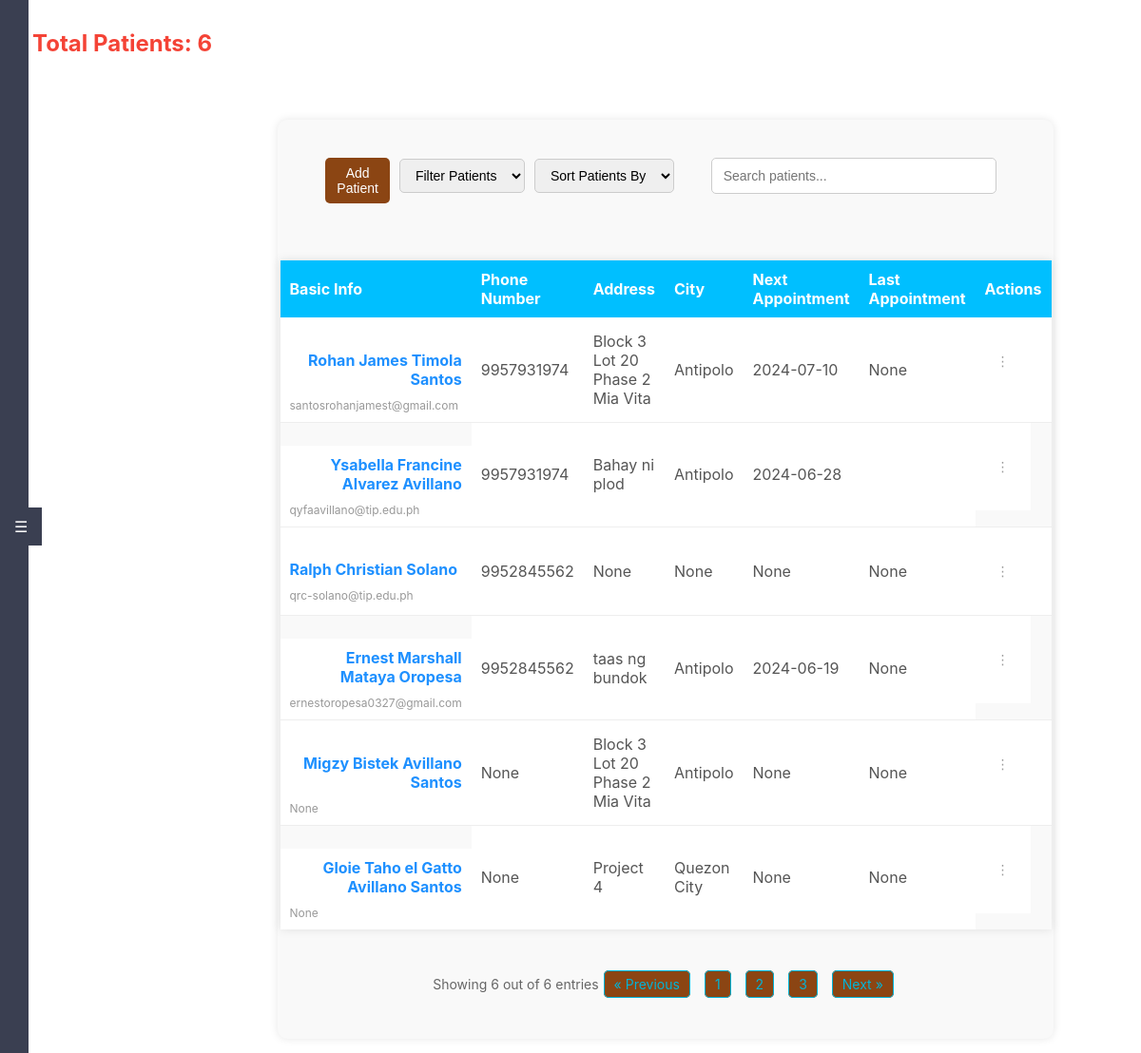
Before: /patients (signed in) with the older database file.
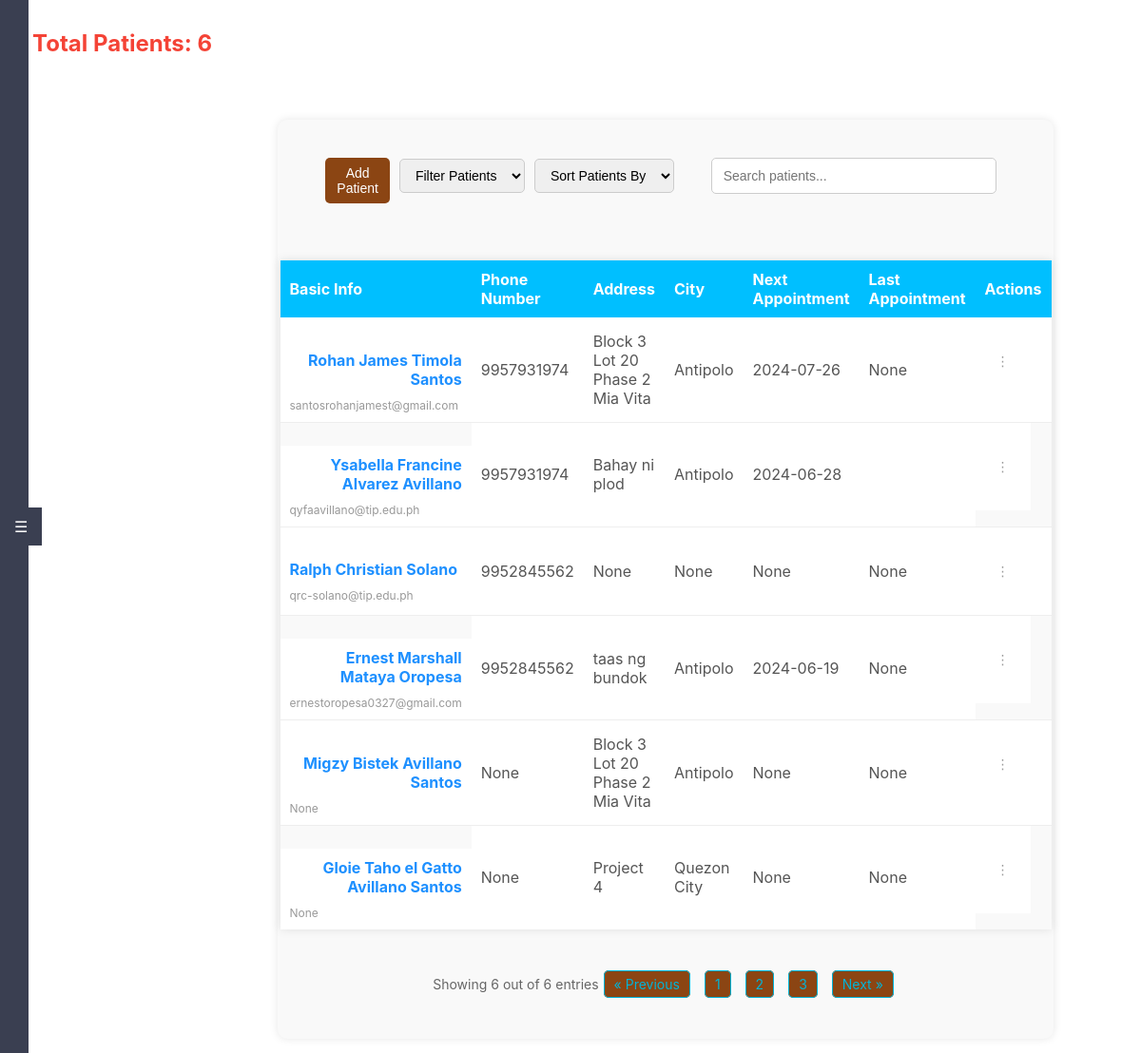
After: the same page with the newer database file.
### tables this page shows
CREATE TABLE "patients" (
	"patient_id"	INTEGER,
	"econtact_id"	INTEGER,
	"estatus_id"	INTEGER,
	"patient_number"	TEXT,
	"first_name"	TEXT NOT NULL,
	"middle_name"	TEXT,
	"last_name"	TEXT NOT NULL,
	"dob"	NUMERIC NOT NULL,
	"phone"	INTEGER,
	"email"	TEXT UNIQUE,
	"address"	TEXT,
	"city"	TEXT,
	"next_appointment"	DATE,
	"last_appointment"	DATE,
	"register_date"	DATE,
	"medical_conditions"	TEXT,
	"current_medication"	TEXT,
	"sex"	TEXT,
	"marital_status"	TEXT,
	"occupation"	TEXT,
	PRIMARY KEY("patient_id" AUTOINCREMENT),
	FOREIGN KEY("econtact_id") REFERENCES "emergency_contacts"("econtact_id"),
	FOREIGN KEY("estatus_id") REFERENCES "employmentStatus"("estatus_id")
);

### app.py (the view)
@app.route('/patients')
@role_required([1, 2])  # Both admin and user can access
def patients():
    conn = get_db_connection()
    patients = conn.execute('''
        SELECT p.patient_id, p.first_name || ' ' || p.middle_name || ' ' || p.last_name AS name, p.phone AS phone_number, p.address, p.city, p.next_appointment, p.last_appointment, p.register_date, p.email, p.dob AS date_of_birth
        FROM patients p
    ''').fetchall()
    total_patients = conn.execute('SELECT COUNT(*) as count FROM patients').fetchone()['count']
    conn.close()
    return render_template('patients.html', patients=patients, total_patients=total_patients)

### app.py (called while the page is built)
def role_required(roles):
    def decorator(f):
        @wraps(f)
        def decorated_function(*args, **kwargs):
            if 'role_id' not in session:
                flash('You need to be logged in to access this page.')
                return redirect(url_for('login'))
            user_role_id = session['role_id']
            if user_role_id not in roles:
                flash('You do not have permission to access this page.')
                return redirect(url_for('dashboard'))
            return f(*args, **kwargs)
        return decorated_function
    return decorator

def get_db_connection():
    conn = sqlite3.connect(app.config['DATABASE'], timeout=30)
    conn.execute('PRAGMA journal_mode=WAL')
    conn.row_factory = sqlite3.Row
    return conn

### templates/patients.html (shortened to what this page needs)
<!DOCTYPE html>
<html lang="en">
<head>
    <link rel="stylesheet" href="{{ url_for('static', filename='styles.css') }}">
</head>
<body class="patients-page">
    <body class="dashboard">
        <div class="sidebar-tab" id="sidebarTab">☰</div>
        <div id="sidebar" class="sidebar">
            <ul>
                <li><a href="{{ url_for('dashboard') }}">Dashboard</a></li>
                <li><a href="{{ url_for('profile') }}">Profile</a></li>
                <li><a href="{{ url_for('users') }}">Users</a></li>
                <li><a href="{{ url_for('treatments') }}">Treatment</a></li>
                <li><a href="{{ url_for('maintenance') }}">Maintenance</a></li>
                <li><a href="{{ url_for('inventory') }}">Inventory</a></li>
                <li><a href="{{ url_for('reports') }}">Reports</a></li>
                <li><a href="{{ url_for('payments') }}">Payments</a></li>
                <br>
                <br>
                <br>
                <br>
                <br>
                <br>
                <li><a href="{{ url_for('help') }}">Help</a></li>
                <li><a href="{{ url_for('about') }}">About</a></li>
                <li><a href="{{ url_for('logout') }}">Logout</a></li>
            </ul>
        </div>
    <header>
        <div class="header-left">
            <h1>‎ ‎ ‎ ‎ ‎ ‎ ‎Total Patients: {{ total_patients }}</h1>
        </div>
    </header>
    <div class="main-content">
        <div class="container">
            <div class="filter-container">
                <div class="controls">
                    <button class="add-user-btn" onclick="openModal('addPatientModal')">Add Patient</button>
                    <select id="filterPatients" onchange="filterPatients()">
                        <option value="">Filter Patients</option>
                    </select>
                    <select id="sortPatients" onchange="sortPatients()">
                        <option value="">Sort Patients By</option>
                    </select>
                </div>
                <div class="search-form">
                    <input type="text" id="searchInput" onkeyup="searchPatients()" placeholder="Search patients...">
                </div>
            </div>
            <table class="user-table">
                <thead>
                    <tr>
                        <th>Basic Info</th>
                        <th>Phone Number</th>
                        <th>Address</th>
                        <th>City</th>
                        <th>Next Appointment</th>
                        <th>Last Appointment</th>
                        <th>Actions</th>
                    </tr>
                </thead>
                <tbody>
                    {% for patient in patients %}
                    <tr>
                        <td class="user-info">
                            <a href="{{ url_for('overview', patient_id=patient.patient_id) }}" class="name">{{ patient.name }}</a>
                            <span class="email">{{ patient.email }}</span>
                        </td>
                        <td>{{ patient.phone_number }}</td>
                        <td>{{ patient.address }}</td>
                        <td>{{ patient.city }}</td>
                        <td>{{ patient.next_appointment }}</td>
                        <td>{{ patient.last_appointment }}</td>
                        <td class="dropdown">
                            <button class="ellipsis-btn">⋮</button>
                        </td>
                    </tr>
                    {% endfor %}
                </tbody>
            </table>
            <div class="pagination">
                <div class="entries">
                    Showing {{ patients|length }} out of {{ total_patients }} entries
                </div>
                <ul class="page-numbers">
                    <li><a href="#">&laquo; Previous</a></li>
                    <li><a href="#">1</a></li>
                    <li><a href="#">2</a></li>
                    <li><a href="#">3</a></li>
                    <li><a href="#">Next &raquo;</a></li>
                </ul>
            </div>
        </div>
    </div>
</body>
</html>

Changed rows visible on the page:
changed patients "santosrohanjamest@gmail.com": next_appointment "2024-07-10" → "2024-07-26"
